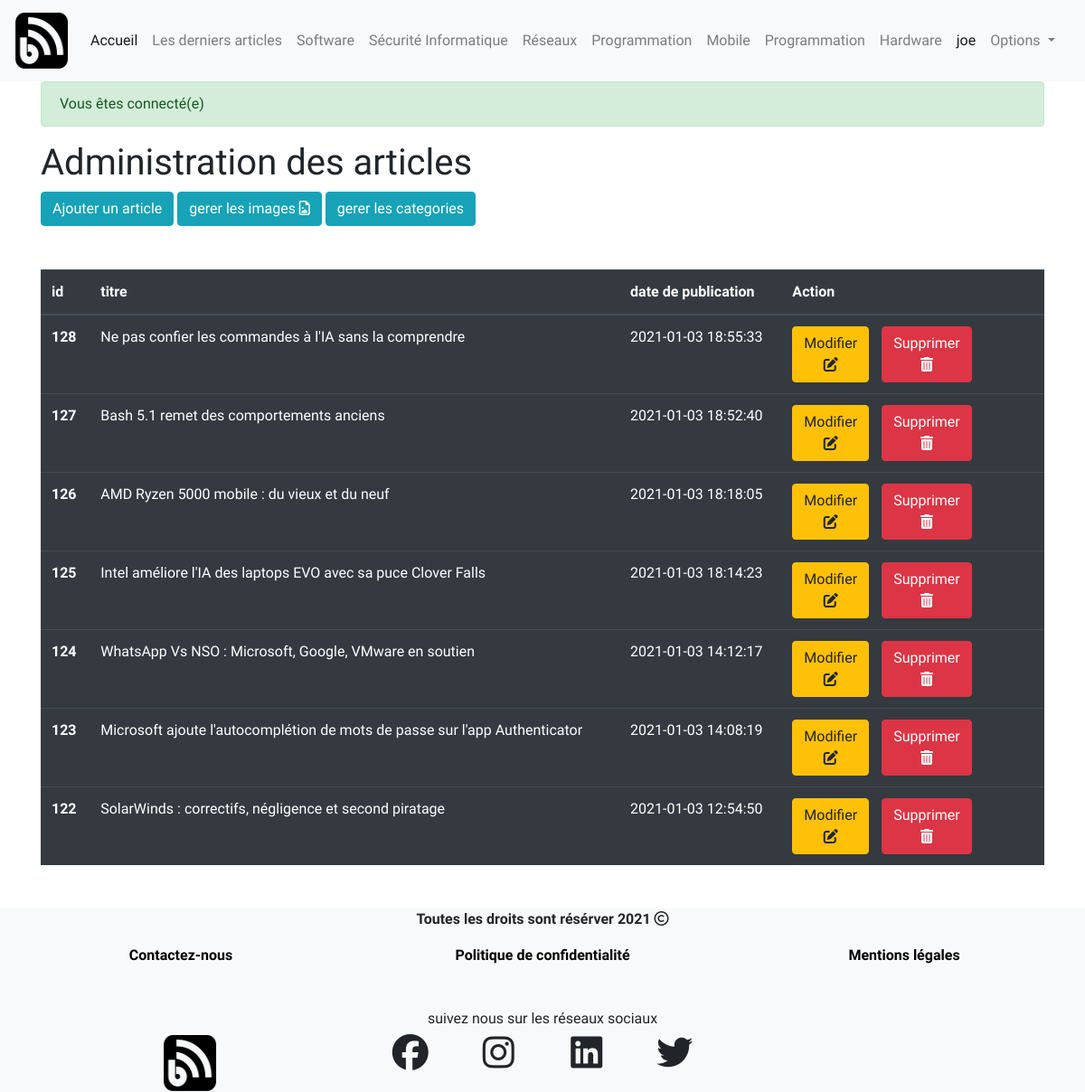
/admin/posts?success=true (signed in), run on an earlier commit of the app's database.
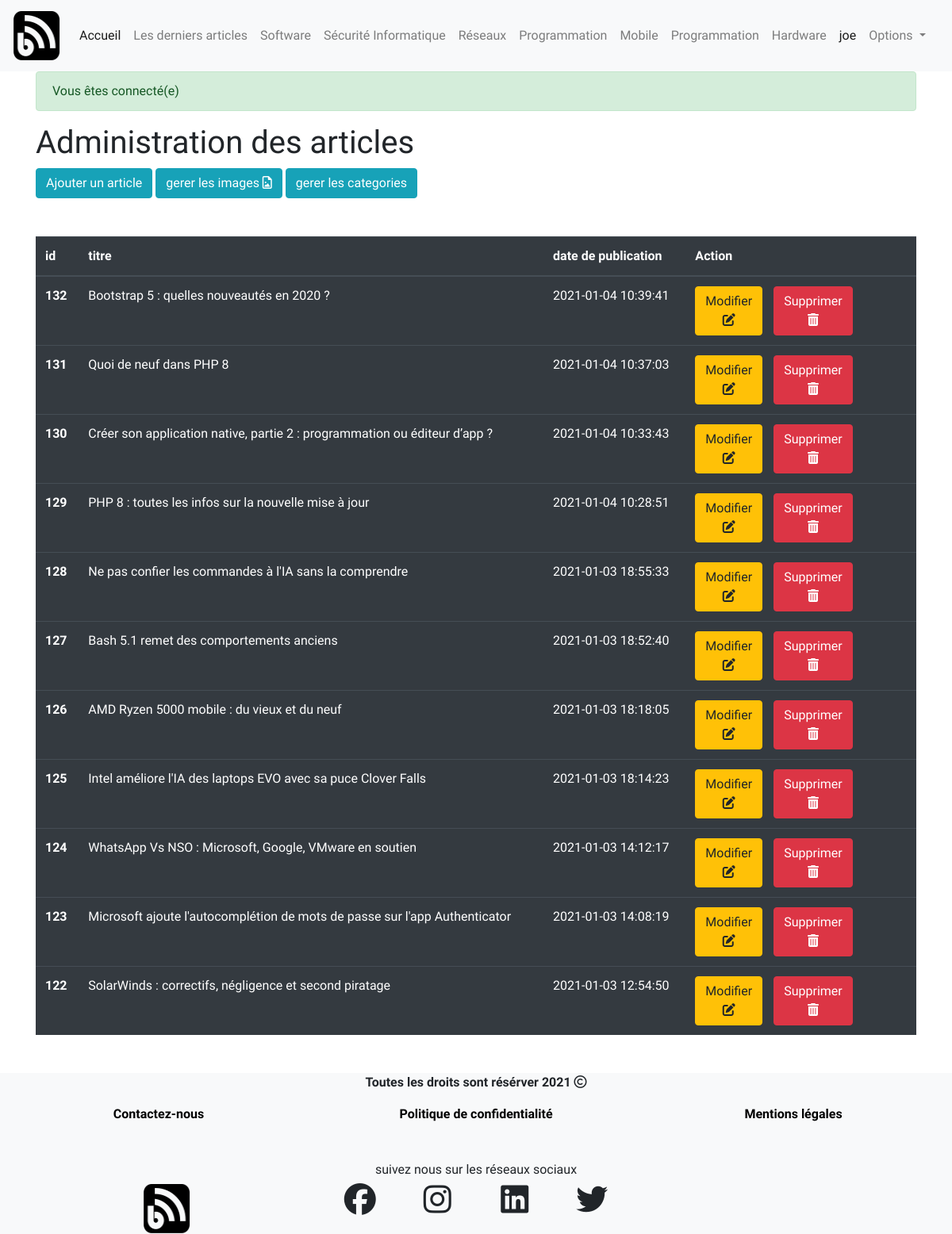
And on a later commit of the database.
### tables this page shows
CREATE TABLE `posts` (
  `id` int(11) NOT NULL,
  `title` varchar(233) NOT NULL,
  `content` text NOT NULL,
  `auteur` int(11) NOT NULL,
  `create_at` timestamp NOT NULL DEFAULT current_timestamp()
);

### app/Controllers/Controller.php (called while the page is built, shortened)
<?php
 class Controller
{
    protected $db;
    public function __construct(DBConnection $db)
    {
        $this->db = $db;
    }
    protected function view(string $path, $params = null)
    {
        $path = str_replace('.', DIRECTORY_SEPARATOR, $path);
        require VIEWS . $path . '.php';
        $content = ob_get_clean();
        require VIEWS . 'layout.php';
    }
    protected function getDB()
    {
        return $this->db;
    }
}

### app/Controllers/Admin/PostController.php (called while the page is built, shortened)
<?php
class PostController extends Controller
{
    public function index()
    {
        $posts = (new Post($this->getDB()))->all();
        return $this->view('admin.post.index', compact('posts'));
    }
}

### routes/Route.php (called while the page is built, shortened)
<?php
Class Route{
    public $path;
    public $action;
    public $matches;
    public function __construct($path, $action)
    {
        $this->path = trim ($path, '/');
        $this->action = $action;
    }
    public function matches(string $url)
    {
        $path = preg_replace('#:([\w]+)#', '([^/]+)', $this->path);
        $pathToMatch = "#^$path$#";
        if(preg_match($pathToMatch, $url, $matches))
        {
            $this->matches = $matches;
            return true;
        }
        else
        {
            return false;
        }
    }
    public function execute()
    {
        $params = explode('@', $this->action);
        $controller = new $params[0](new DBConnection ('blog', 'localhost', 'root', ''));
        $method = $params[1];
        return  isset($this->matches[1]) ? $controller->$method($this->matches[1]) : $controller->$method();
    }
}

### routes/Router.php (called while the page is built, shortened)
<?php
class Router{
    public $url;
    public $routes = [];
    public function __construct($url)
    {
        $this->url = trim($url, '/');
    }
    public function get(string $path, string $action)
    {
        $this->routes['GET'][]= new Route($path, $action);
    }
    public function post(string $path, string $action)
    {
        $this->routes['POST'][]= new Route($path, $action);
    }
    public function run()
    {
        foreach ($this->routes[$_SERVER['REQUEST_METHOD']] as $route)
        {
            if ($route->matches($this->url)){
                return $route->execute();
            }
        }
        throw new NotFoundException("La page demander Introuvable");
    }
}

### public/index.php (called while the page is built, shortened)
<?php
$router = new Router($_GET['url']);
$router->get('/posts', 'App\Controllers\BlogController@index');
$router->get('/', 'App\Controllers\BlogController@welcome');
$router->get('/posts/:id', 'App\Controllers\BlogController@show');
$router->get('/tags/:id', 'App\Controllers\TagsController@tag');
$router->get('/cats/:id', 'App\Controllers\CategoriesController@cat');
$router->get('/posts/:page', 'App\Controllers\Admin\PostController@index');
$router->get('/admin/posts', 'App\Controllers\Admin\PostController@index');
$router->post('/admin/posts/delete/:id', 'App\Controllers\Admin\PostController@delete');
$router->get('/admin/posts/edit/:id', 'App\Controllers\Admin\PostController@edit');
$router->post('/admin/posts/edit/:id', 'App\Controllers\Admin\PostController@update');
$router->get('/admin/posts/create', 'App\Controllers\Admin\PostController@create');
$router->post('/admin/posts/create', 'App\Controllers\Admin\PostController@createpost');
$router->post('/comment', 'App\Controllers\CommentController@comment');
$router->get('/admin/posts/images', 'App\Controllers\Admin\ImagesController@index');
$router->get('/admin/posts/editImage/:id', 'App\Controllers\Admin\ImagesController@edit');
$router->post('/admin/posts/editImage/:id', 'App\Controllers\Admin\ImagesController@update');
$router->post('/admin/cat/delete/:id', 'App\Controllers\Admin\CategoriesController@delete');
$router->get('/admin/cat/create', 'App\Controllers\Admin\CategoriesController@create');
$router->post('/admin/cat/create', 'App\Controllers\Admin\CategoriesController@createCat');
$router->get('/admin/cat', 'App\Controllers\Admin\CategoriesController@index');
$router->get('/admin/cat/edit/:id', 'App\Controllers\Admin\CategoriesController@edit');
$router->post('/admin/cat/edit/:id', 'App\Controllers\Admin\CategoriesController@update');
$router->get('/login', 'App\Controllers\UserController@login');
$router->post('/login', 'App\Controllers\UserController@loginPost');
$router->get('/register', 'App\Controllers\RegisterController@register');
$router->post('/register/create', 'App\Controllers\RegisterController@RegisterUser');
$router->get('/login/logout', 'App\Controllers\UserController@logOut');
try{
$router->run();
}
catch(NotFoundException $e)
{
    return $e->Exception404();
}

### app/Models/Model.php (called while the page is built, shortened)
<?php
abstract class Model
{
    protected $db;
    protected $table;
    public function __construct(DBConnection $db)
    {
        $this->db = $db;
    }
    public function all(): array
    {
        return $this->query("SELECT * FROM {$this->table} ORDER BY create_at DESC");
    }
    public function query(string $sql, array $param = null, bool $single = null)
    {
        $method = is_null($param) ? 'query' : 'prepare';
        $fetch = is_null($single) ? 'fetchAll' : 'fetch';
        $stmt = $this->db->getPDO()->$method($sql);
        $stmt->setFetchMode(PDO::FETCH_CLASS, get_class($this), [$this->db]);
        if($method === 'query')
        {
            return $stmt->$fetch();
        }else
        {
            $stmt->execute($param);
            return $stmt->$fetch();
        }
    }
}

### database/DBConnection.php (called while the page is built, shortened)
<?php
class DBConnection
{
private $dbname;
private $host;
private $username;
private $password;
private $pdo;
public function __construct(string $dbname, string $host, string $username, string $password)
{
    $this->dbname = $dbname;
    $this->host = $host;
    $this->username = $username;
    $this->password = $password;
}
public function getPDO(): PDO
{
    return $this->pdo ?? $this->pdo = new PDO("mysql:dbname={$this->dbname};host={$this->host}",
    $this->username, $this->password, [
    PDO::ATTR_ERRMODE => PDO::ERRMODE_EXCEPTION,
    PDO::ATTR_DEFAULT_FETCH_MODE => PDO::FETCH_OBJ ,
    PDO::MYSQL_ATTR_INIT_COMMAND => 'SET CHARACTER SET UTF8'
    ]);
}
}

### views/admin/post/index.php (the view)
<?php if(isset($_GET['success'])): ?>
<div class="alert alert-success">Vous êtes connecté(e)</div>
<?php endif ?>
<h1>Administration des articles</h1>
<a href="/mvc/admin/posts/create" class="btn btn-info">Ajouter un article</a>
<a href="/mvc/admin/posts/images" class="btn btn-info">gerer les images <i class="far fa-file-image"></i></a>
<a href="/mvc/admin/cat" class="btn btn-info">gerer les categories</a>
<table class="table table-dark mt-5">
  <thead>
    <tr>
      <th scope="col">id</th>
      <th scope="col">titre</th>
      <th scope="col">date de publication</th>
      <th scope="col">Action</th>
    </tr>
  </thead>
  <tbody>
  <?php foreach($params['posts'] as $post): ?>
    <tr>
      <th scope="row"><?= $post->id ?></th>
      <td><?= $post->title ?></td>
      <td><?= $post->create_at ?></td>
      <td>
      <div class="row">
      <div class="col-lg-4 col-md-4 col-sm-12">
      <a href="../admin/posts/edit/<?= $post->id ?>" class="btn btn-warning">Modifier <i class='fas fa-edit'></i></a>
      </div>
      <div class="col-lg-4 col-md-4 col-sm-12">
      <form method="POST" action="../admin/posts/delete/<?= $post->id ?>" onsubmit="return confirm('Vous êtes sûr de vouloir supprimer cet article ?');">
      <button type="submit" class="btn btn-danger">Supprimer <i class="fas fa-trash-alt"></i></button>
      </form>
      </div>
      </div>
      </td>
    </tr>
    <?php endforeach ?>
  </tbody>
</table>

### views/layout.php (shortened to what this page needs)
<!DOCTYPE html>
<html lang="fr">
<head>
    <link rel="stylesheet" href="<?= SCRIPTS . 'css' . DIRECTORY_SEPARATOR . 'bootstrap.css' ?>">
    <link rel="stylesheet" href="<?= SCRIPTS . 'css' . DIRECTORY_SEPARATOR . 'style.css' ?>">
</head>
<body>
<?php require('blog/menu.php') ?>
<div class="container">
    <?= $content ?>
</div>
</body>
<footer class="bg-light mt-5">
<div class="col-lg-12 col-md-12 col-sm-12 mt-5 footer">
<p>Toutes les droits sont résérver 2021 <i class="far fa-copyright"></i></p>
<div class="row">
<div class="col-lg-4 col-md-4 col-sm-4">
  <a href="#">Contactez-nous</a>
</div>
<div class="col-lg-4 col-md-4 col-sm-4">
  <a href="#">Politique de confidentialité</a>
</div>
<div class="col-lg-4 col-md-4 col-sm-4">
  <a href="#">Mentions légales</a>
</div>
</div>
<div class="col-lg-12 col-md-12 col-sm-12 social mt-5">
<h6>suivez nous sur les réseaux sociaux</h6>
<div class="row">
<div class="col-lg-4 col-md-4 col-sm-4">
<img src="http://localhost/mvc/ressources/file/logo.png" class="logos" alt="">
</div>
<div class="col-lg-1 col-md-1 col-sm-1">
<i class="fab fa-facebook"></i>
</div>
<div class="col-lg-1 col-md-1 col-sm-1">
<i class="fab fa-instagram"></i>
</div>
<div class="col-lg-1 col-md-1 col-sm-1">
<i class="fab fa-linkedin"></i>
</div>
<div class="col-lg-1 col-md-1 col-sm-1">
<i class="fab fa-twitter"></i>
</div>
<div class="col-lg-4 col-md-4 col-sm-4"></div>
</div>
</div>
</footer>
</html>

### views/blog/menu.php (shortened to what this page needs)
<nav class="navbar navbar-expand-lg navbar-light bg-light">
  <a class="navbar-brand" href="#"><img src="http://localhost/mvc/ressources/file/logo.png" class="logos" alt=""></a>
  <div class="collapse navbar-collapse" id="navbarNav">
    <ul class="navbar-nav">
      <li class="nav-item active">
        <a class="nav-link" href="http://localhost/mvc">Accueil <span class="sr-only">(current)</span></a>
      </li>
      <li class="nav-item">
        <a class="nav-link" href="http://localhost/mvc/posts">Les derniers articles</a>
      </li>
      <li class="nav-item">
        <a class="nav-link" href="http://localhost/mvc/cats/Software">Software</a>
      </li>
      <li class="nav-item">
        <a class="nav-link" href="http://localhost/mvc/cats/Securite_Informatique">Sécurité Informatique</a>
      </li>
      <li class="nav-item">
        <a class="nav-link" href="http://localhost/mvc/cats/Reseaux">Réseaux</a>
      </li>
      <li class="nav-item">
        <a class="nav-link" href="http://localhost/mvc/cats/Programmation">Programmation</a>
      </li>
      <li class="nav-item">
        <a class="nav-link" href="http://localhost/mvc/cats/Mobile">Mobile</a>
      </li>
      <li class="nav-item">
        <a class="nav-link" href="http://localhost/mvc/cats/Programmation">Programmation</a>
      </li>
      <li class="nav-item">
        <a class="nav-link" href="http://localhost/mvc/cats/Hardware">Hardware</a>
      </li>
      <?php if(isset($_SESSION['auth'])): ?>
      <li class="nav-item active">
        <a class="nav-link" href="./"><?= $_SESSION["name"]; ?> <span class="sr-only">(current)</span></a>
      </li>
      <?php endif ?>
      <?php if(isset($_SESSION['auth'])): ?>
      <li class="nav-item dropdown">
        <a class="nav-link dropdown-toggle" href="#" id="navbarDropdownMenuLink" data-toggle="dropdown" aria-haspopup="true" aria-expanded="false">
          Options
        </a>
      </li>
      <?php else: ?>
      <li class="nav-item active">
         <a class="nav-link" href="http://localhost/mvc/login">Se connecter <span class="sr-only">(current)</span></a>
      </li>
     <?php endif ?>
    </ul>
  </div>
</nav>

### public/css/style.css (style rules this page uses)
body { font-family: 'Baloo 2', cursive; }
.logos { width: 5vw; height: 8vh; }
.footer { text-align: center; font-weight: bold; }
.footer a { text-decoration: none; color: rgb(0, 0, 0); }
.social i { text-align: center; font-size: 5vh; }

What changed in the data, as far as the page shows it:
added posts: id "132", title "Bootstrap 5 : quelles nouveautés en 2020 ?", create_at "2021-01-04 10:39:41"
added posts: id "131", title "Quoi de neuf dans PHP 8", create_at "2021-01-04 10:37:03"
added posts: id "130", title "Créer son application native, partie 2 : programmation ou éditeur d’app ?", create_at "2021-01-04 10:33:43"
added posts: id "129", title "PHP 8 : toutes les infos sur la nouvelle mise à jour", create_at "2021-01-04 10:28:51"
